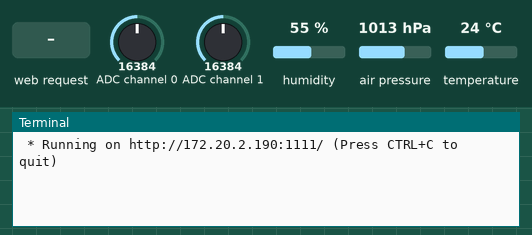
This program was run on a simulated Raspberry Pi (BCM pin numbers). On the bench: the last lines printed to the terminal. The test bench sets the inputs (shaded band); at power-on: ADC channel 0 = 16384, ADC channel 1 = 16384, humidity 55 %, air pressure 1013 hPa, temperature 24 °C (analog values on the 0–32767 scale). The clock reads 2024-03-15 10:24:30 at power-on unless the program sets it.

Above: at 1.2 s.
1.3 s: HTTP request for /test received
At 4.0 s:
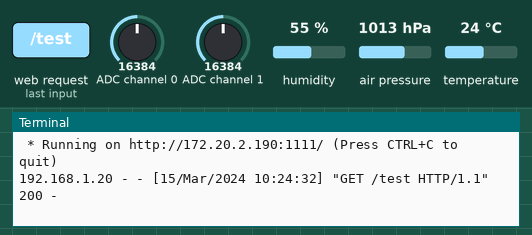
4.3 s: HTTP request for / received
At 5.2 s:
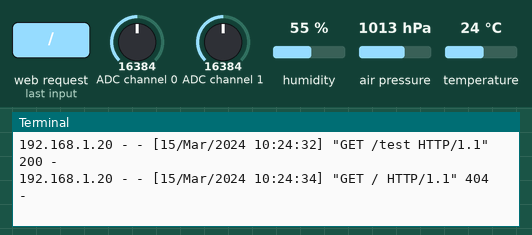

Measured:
- after the input at 1.3 s, the terminal: prints a new line after 1.6 s (image 1)
- after the input at 4.3 s, the terminal: prints a new line at once (image 2)

The program:

restAPI.py
```python
from flask import Flask, json
import testSensor

testing = testSensor.TEST()

# def get_values():
#     return [{"id": 1, "message": "hello there"}]

api = Flask(__name__)

@api.route('/test', methods=['GET'])
def get_companies():
    try:
        result = json.dumps(testing.test_everything())
    except Exception as e:
        testSensor.write_error(e)
        result = json.dumps([{"message": "something went wrong"}])
    return json.dumps(result)

if __name__ == "__main__":
    api.run(host="172.20.2.190", port='1111')
```

testSensor.py
```python
try:
    import time, datetime
    from bme280 import BME280
    from smbus import SMBus
    import requests
    import board
    import busio
    import adafruit_ads1x15.ads1015 as ADS
    from adafruit_ads1x15.analog_in import AnalogIn
except Exception as e:
    print('some of the modules are not installed')
class TEST:
    def __init__(self):
        self.uv = None
        self.temp = None
        self.press = None
        self.humid = None

        try:
            self.i2c = busio.I2C(board.SCL, board.SDA)   # Create the I2C bus for UV
            self.ads = ADS.ADS1015(self.i2c)             # variable to access ads1115
            self.ads_val = AnalogIn(self.ads, ADS.P0)    # variable for output channel of uv sensor
            self.ads_ref = AnalogIn(self.ads, ADS.P1)    # variable for reference channel of UV sensor
        except Exception as e:
            write_error(e)
            self.uv = 'error'

        try:
            self.bus = SMBus(1)
            self.bme = BME280(i2c_dev=self.bus)
        except Exception as e:
            write_error(e)
            self.temp = 'error'
            self.press = 'error'
            self.humid = 'error'

        self.iter_num = 2
        self.sleep_time = 200/1000
        # Constants for UV sensor:
        self.UV_IN_MIN = 0.96
        self.UV_IN_MAX = 2.8
        self.UV_OUT_MIN = 0.0
        self.UV_OUT_MAX = 15.0

    def get_temp(self):
        if self.temp != 'error':
            try:
                temps_list = []
                for i in range(self.iter_num):
                    temp = self.bme.get_temperature()
                    if i != 0:
                        temps_list.append(temp)
                    time.sleep(self.sleep_time)
                temp = round(get_avg(temps_list),2)
                self.temp = temp
            except Exception as e:
                write_error(e)
                self.temp = 'error'

    def get_press(self):
        if self.press != 'error':
            try:
                press_list = []
                for i in range(self.iter_num):
                    press = self.bme.get_pressure()
                    if i != 0:
                        press_list.append(press)
                    time.sleep(self.sleep_time)
                press = round(get_avg(press_list),2)
                self.press = press
            except Exception as e:
                write_error(e)
                self.press = 'error'

    def get_humid(self):
        if self.humid != 'error':
            try:
                humid_list = []
                for i in range(self.iter_num):
                    humid = self.bme.get_humidity()
                    if i != 0:
                        humid_list.append(humid)
                    time.sleep(self.sleep_time)
                humid = round(get_avg(humid_list),2)
                self.humid = humid
            except Exception as e:
                write_error(e)
                self.humid = 'error'

    def get_uv(self):
        if self.uv != 'error':
            try:
                uv_list = []
                for i in range(self.iter_num):
                    uv = self.v2mw()
                    if i !=0:
                        uv_list.append(uv)
                    time.sleep(self.sleep_time)
                uv = round(get_avg(uv_list),2)
                self.uv = uv
            except Exception as e:
                write_error(e)
                self.uv = 'error'


    def v2mw(self):
        return (self.ads_val.voltage*3.3/self.ads_ref.voltage - self.UV_IN_MIN) * (self.UV_OUT_MAX - self.UV_OUT_MIN) / (self.UV_IN_MAX - self.UV_IN_MIN) + self.UV_OUT_MIN

    def test_everything(self):
        self.anulate_values()
        self.get_uv()
        self.get_temp()
        self.get_press()
        self.get_humid()
        return [{"Uv": self.uv, "Temperature": self.temp, "Pressure": self.press, "Humidity": self.humid}]

    def anulate_values(self):
        self.uv = None
        self.temp = None
        self.press = None
        self.humid = None

def write_error(error):
    file = open('api.log', 'a')
    file.write(str(error)+'\n')
    file.close()
def get_avg(list_num):
    return sum(list_num) / len(list_num)
def convert_float(float_num): # we want to change "." separator substitude to "," for excel
    int_str = str(float_num)
    new_int = ""
    for letter in int_str:
        if letter == ".":
            new_int += ","
        else:
            new_int += letter
    return new_int
```
